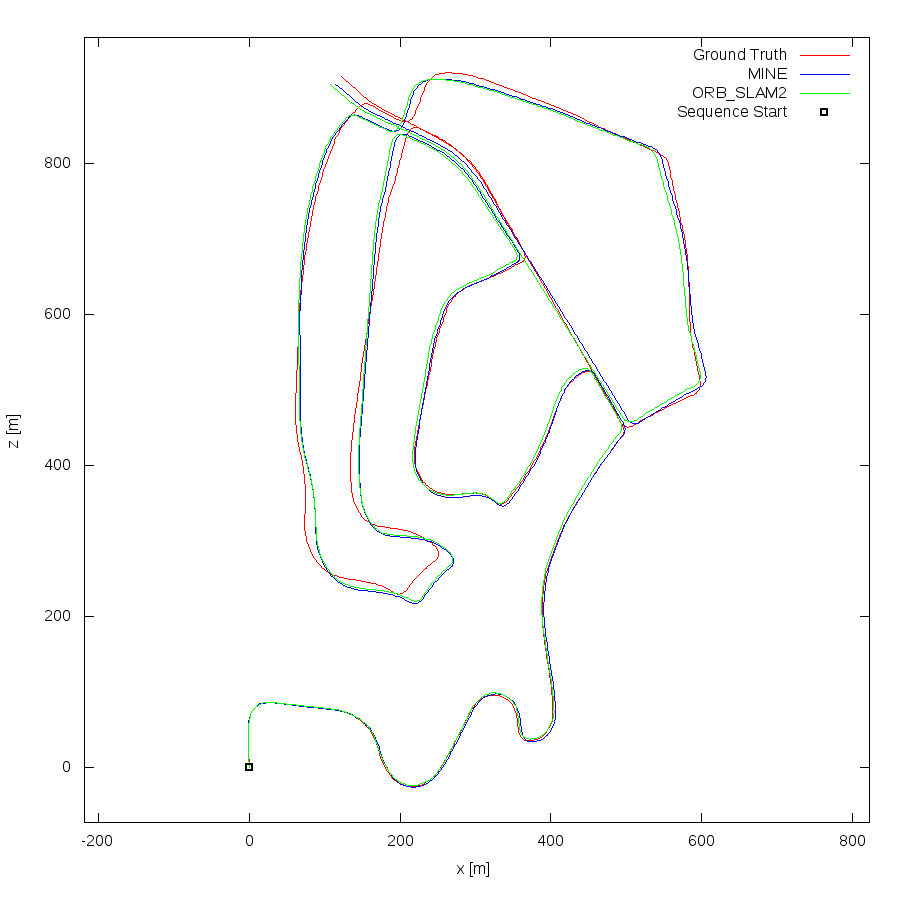

This figure's gnuplot source:
set term postscript eps enhanced color
set output "02.eps"
set size ratio -1
set xrange [-218:822]
set yrange [-73:967]
set xlabel "x [m]"
set ylabel "z [m]"
plot "02.txt" using 1:2 lc rgb "#FF0000" title 'Ground Truth' w lines,"02.txt" using 3:4 lc rgb "#0000FF" title 'MINE' w lines,"02.txt" using 5:6 lc rgb "#00FF00" title 'ORB_SLAM2' w lines,"< head -1 02.txt" using 1:2 lc rgb "#000000" pt 4 ps 1 lw 2 title 'Sequence Start' w points
